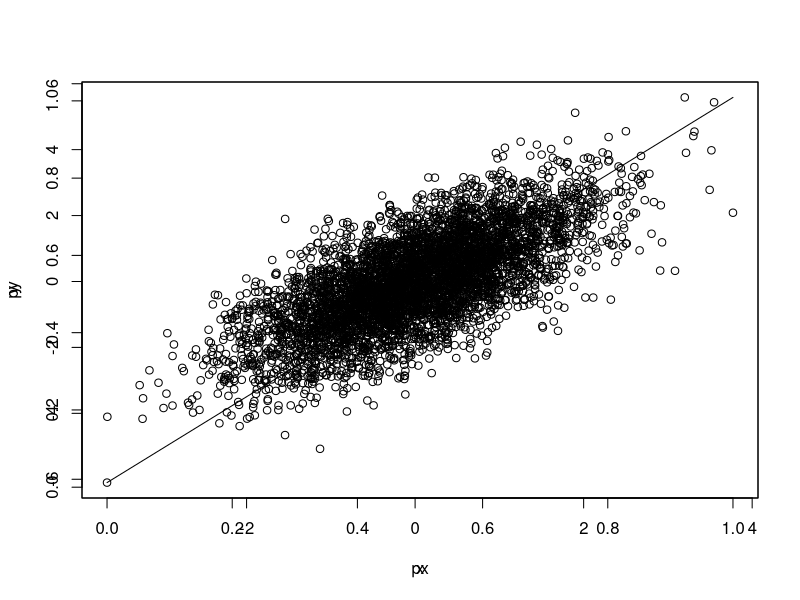

This chart was generated by the following R code:
szum <- function(a){
    s <- 0
    n <- length(a)
    for(i in 1:n){
        s <- s + a[i]
    }
    return(s)
}
 
 
szum2 <- function(a,b){
    s <- 0
    n <- length(a)
    for(i in 1:n){
        s <- s + a[i]* b[i]
    }
    return(s)
}
 
deter <- function(a,b,c,d){
    return(a*d - b*c)
}
 
linreg <- function(){
    n <- 5000
    x <- rnorm(n)
    y <- x + rnorm(n)
    sx <- szum(x)
    sxy <- szum2(x,y)
    sy <- szum(y)
    sxx <- szum2(x,x)
 
    b <- deter(sx,sxy,sx,sy) / deter(sxx,-sx,sx,n)
    a <- deter(sxy,-sx,sy,n) / deter(sxx,-sx,sx,n)
    print(a)
    print(b)
	px<- c(0,1)
	py<- (a*px+b)
	print(py)

 	plot(px,py,"l")
	par(new=TRUE)
 	plot(x,y)
}
 
linreg()